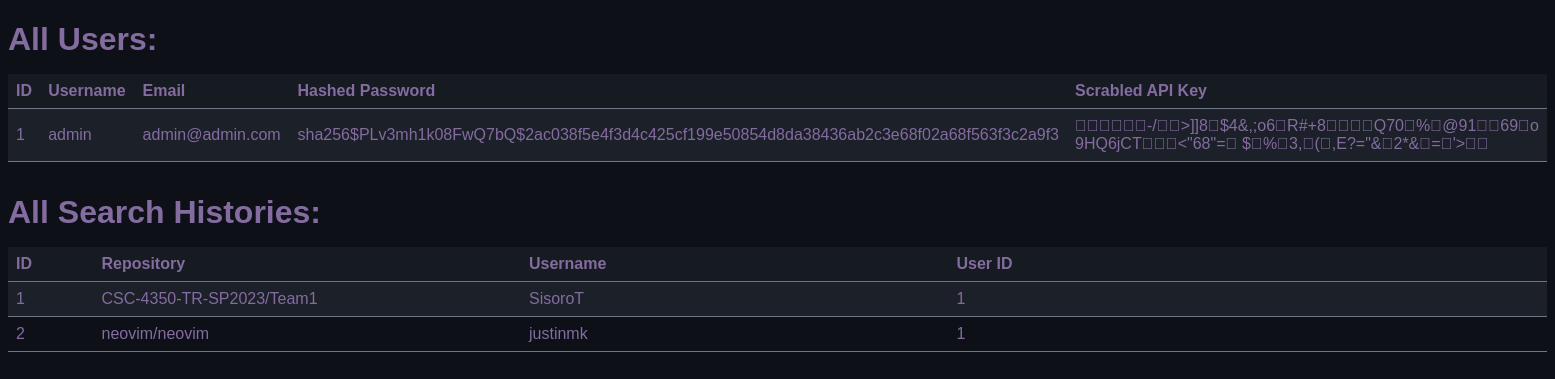
The app's page /db with its own data.
### backend/models.py (models this page shows, shortened)
class User(db.Model):
    id = db.Column(db.Integer, primary_key=True)
    username = db.Column(db.String(20), unique=True, nullable=False)
    email = db.Column(db.String(120), unique=True, nullable=False)
    password = db.Column(db.String(60), nullable=False)
    api_key = db.Column(db.String(60), nullable=True)
    searches = db.relationship("Search", backref="user", lazy=True)

class Search(db.Model):
    id = db.Column(db.Integer, primary_key=True)
    username = db.Column(db.String(20), nullable=False)
    repo = db.Column(db.String(30), nullable=False)
    user_id = db.Column(db.Integer, db.ForeignKey("user.id"), nullable=False)

### app.py (the view)
@app.route("/db")
def show_db():
    users = User.query.all()
    search_histories = Search.query.all()
    return render_template(
        "show_db.html", users=users, search_histories=search_histories
    )

### app.py (called while the page is built)
@app.before_request
def load_logged_in_user():
    user_id = session.get("user_id")
    if user_id is None:
        g.user = None
    else:
        g.user = User.query.get(user_id)

### templates/show_db.html (shortened to what this page needs)
<!DOCTYPE html>
<html lang="en">
<head>
    <link rel="stylesheet" type="text/css" href="{{ url_for('static', filename='css/show_db.css') }}" />
</head>
<body>
    <h1>All Users:</h1>
    <table>
        <tr>
            <th>ID</th>
            <th>Username</th>
            <th>Email</th>
            <th>Hashed Password</th>
            <th>Scrabled API Key</th>
        </tr>
        {% for user in users %}
        <tr>
            <td>{{ user.id }}</td>
            <td>{{ user.username }}</td>
            <td>{{ user.email }}</td>
            <td>{{ user.password }}</td>
            <td>{{ user.api_key }}</td>
        </tr>
        {% endfor %}
    </table>
    <h1>All Search Histories:</h1>
    <table>
        <tr>
            <th>ID</th>
            <th>Repository</th>
            <th>Username</th>
            <th>User ID</th>
        </tr>
        {% for search_history in search_histories %}
        <tr>
            <td>{{ search_history.id }}</td>
            <td>{{ search_history.repo }}</td>
            <td>{{ search_history.username }}</td>
            <td>{{ search_history.user_id }}</td>
        </tr>
        {% endfor %}
    </table>
</body>
</html>

### static/css/show_db.css (style rules this page uses)
html { font-family: Arial, sans-serif; background-color: #0d1117; color: #846ca0; font-size: 16px; }
h1 { font-size: 2rem; margin-bottom: 1rem; }
table { width: 100%; border-collapse: collapse; margin-bottom: 2rem; }
th, td { padding: 8px; text-align: left; border-bottom: 1px solid #6e7681; }
th { background-color: #161b22; color: #846ca0; }
tr:nth-child(even) { background-color: #1c2029; }
td:first-child, th:first-child { width: 5%; }
td:nth-child(2), th:nth-child(2), td:nth-child(3), th:nth-child(3) { width: 25%; }
td:nth-child(4), th:nth-child(4), td:nth-child(5), th:nth-child(5) { width: 35%; }

### records on screen
User: id "1", username "admin", email "admin@admin.com", password "sha256$PLv3mh1k08FwQ7bQ$2ac038f5e4f3d4c425cf199e50854d8da38436ab2c3e68f02a68f563f3c2a9f3", api_key "\u0006\u0007\u001b \u0007-/\u0013\u0011>]]8\u000f$4&,;o6\u0016R#+8\u0006 \u0016 Q70\u0006%\u000f@91\u0016\u000269\u001ao 9HQ6jCT\u0011\u0001\u0010<\"68\"=\u0011 $\u001a% 3,\u0003(\u000e,E?=\"&\u001b2*&\u0018=\u0001'>\u0007"
Search: id "1", repo "CSC-4350-TR-SP2023/Team1", username "SisoroT", user_id "1"
Search: id "2", repo "neovim/neovim", username "justinmk", user_id "1"
